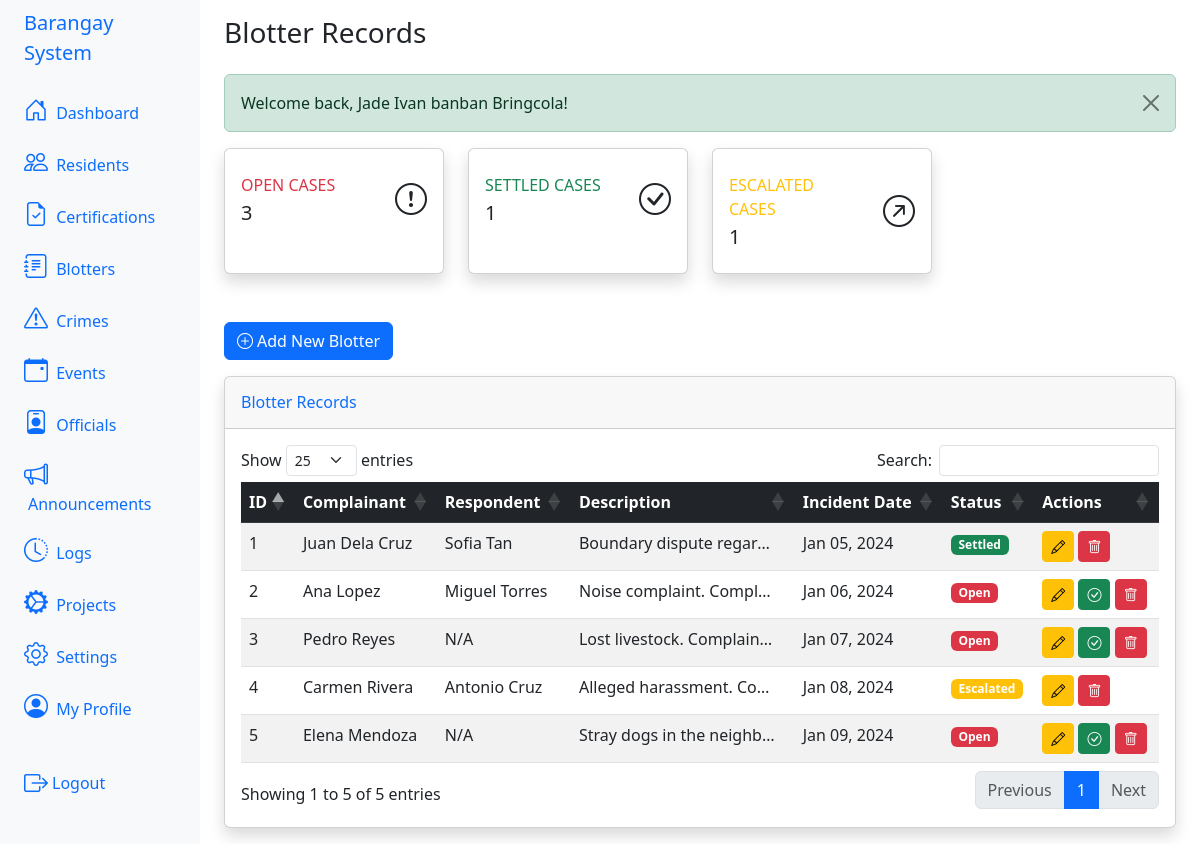
The app's page /index.php?action=blotters (signed in) with its own data.
### tables this page shows
CREATE TABLE IF NOT EXISTS `tbl_blotters` (
  `id` int NOT NULL AUTO_INCREMENT,
  `complainant_id` int NOT NULL,
  `respondent_id` int DEFAULT NULL,
  `description` text NOT NULL,
  `incident_date` date NOT NULL,
  `status` enum('open','settled','escalated') DEFAULT 'open',
  `resolution` text,
  `created_at` timestamp NULL DEFAULT CURRENT_TIMESTAMP,
  PRIMARY KEY (`id`),
  KEY `complainant_id` (`complainant_id`),
  KEY `respondent_id` (`respondent_id`),
  CONSTRAINT `tbl_blotters_ibfk_1` FOREIGN KEY (`complainant_id`) REFERENCES `tbl_residents` (`id`) ON DELETE CASCADE,
  CONSTRAINT `tbl_blotters_ibfk_2` FOREIGN KEY (`respondent_id`) REFERENCES `tbl_residents` (`id`) ON DELETE SET NULL
);

CREATE TABLE IF NOT EXISTS `tbl_residents` (
  `id` int NOT NULL AUTO_INCREMENT,
  `user_id` int DEFAULT NULL,
  `full_name` varchar(255) NOT NULL,
  `address` text NOT NULL,
  `birthdate` date NOT NULL,
  `gender` enum('male','female','other') NOT NULL,
  `contact_number` varchar(50) DEFAULT NULL,
  `occupation` varchar(255) DEFAULT NULL,
  `civil_status` enum('single','married','widowed','divorced') NOT NULL,
  `created_at` timestamp NULL DEFAULT CURRENT_TIMESTAMP,
  `updated_at` timestamp NULL DEFAULT CURRENT_TIMESTAMP ON UPDATE CURRENT_TIMESTAMP,
  PRIMARY KEY (`id`),
  KEY `user_id` (`user_id`),
  CONSTRAINT `tbl_residents_ibfk_1` FOREIGN KEY (`user_id`) REFERENCES `tbl_users` (`id`) ON DELETE SET NULL
);

### app/views/blotters/blotters.php (the view, shortened to what this page needs)
<div class="container-fluid">
    <h1 class="h3 mb-4 text-gray-800"><?php echo $title ?? 'Blotter Records'; ?></h1>
    <?php if (isset($_SESSION['success'])): ?>
        <div class="alert alert-success alert-dismissible fade show" role="alert">
            <?php echo $_SESSION['success']; unset($_SESSION['success']); ?>
            <button type="button" class="btn-close" data-bs-dismiss="alert" aria-label="Close"></button>
        </div>
    <?php endif; ?>
    <div class="row mb-4">
        <div class="col-xl-3 col-md-6 mb-4">
            <div class="card border-left-danger shadow h-100 py-2">
                <div class="card-body">
                    <div class="row no-gutters align-items-center">
                        <div class="col mr-2">
                            <div class="text-xs font-weight-bold text-danger text-uppercase mb-1">
                                Open Cases
                            </div>
                            <div class="h5 mb-0 font-weight-bold text-gray-800">
                                <?php
                                    $open = array_filter($blotters, function($b) {
                                        return $b['status'] === 'open';
                                    });
                                    echo count($open);
                                ?>
                            </div>
                        </div>
                        <div class="col-auto">
                            <i class="bi bi-exclamation-circle fs-2 text-gray-300"></i>
                        </div>
                    </div>
                </div>
            </div>
        </div>
        <div class="col-xl-3 col-md-6 mb-4">
            <div class="card border-left-success shadow h-100 py-2">
                <div class="card-body">
                    <div class="row no-gutters align-items-center">
                        <div class="col mr-2">
                            <div class="text-xs font-weight-bold text-success text-uppercase mb-1">
                                Settled Cases
                            </div>
                            <div class="h5 mb-0 font-weight-bold text-gray-800">
                                <?php
                                    $settled = array_filter($blotters, function($b) {
                                        return $b['status'] === 'settled';
                                    });
                                    echo count($settled);
                                ?>
                            </div>
                        </div>
                        <div class="col-auto">
                            <i class="bi bi-check-circle fs-2 text-gray-300"></i>
                        </div>
                    </div>
                </div>
            </div>
        </div>
        <div class="col-xl-3 col-md-6 mb-4">
            <div class="card border-left-warning shadow h-100 py-2">
                <div class="card-body">
                    <div class="row no-gutters align-items-center">
                        <div class="col mr-2">
                            <div class="text-xs font-weight-bold text-warning text-uppercase mb-1">
                                Escalated Cases
                            </div>
                            <div class="h5 mb-0 font-weight-bold text-gray-800">
                                <?php
                                    $escalated = array_filter($blotters, function($b) {
                                        return $b['status'] === 'escalated';
                                    });
                                    echo count($escalated);
                                ?>
                            </div>
                        </div>
                        <div class="col-auto">
                            <i class="bi bi-arrow-up-right-circle fs-2 text-gray-300"></i>
                        </div>
                    </div>
                </div>
            </div>
        </div>
    </div>
    <div class="mb-3">
        <a href="index.php?action=blotters&sub=add" class="btn btn-primary">
            <i class="bi bi-plus-circle me-1"></i>Add New Blotter
        </a>
    </div>
    <div class="card shadow">
        <div class="card-header py-3">
            <h6 class="m-0 font-weight-bold text-primary">Blotter Records</h6>
        </div>
        <div class="card-body">
            <div class="table-responsive">
                <table class="table table-striped table-hover data-table">
                    <thead class="table-dark">
                        <tr>
                            <th>ID</th>
                            <th>Complainant</th>
                            <th>Respondent</th>
                            <th>Description</th>
                            <th>Incident Date</th>
                            <th>Status</th>
                            <th>Actions</th>
                        </tr>
                    </thead>
                    <tbody>
                        <?php if (!empty($blotters)): ?>
                            <?php foreach ($blotters as $blotter): ?>
                                <tr>
                                    <td><?php echo htmlspecialchars($blotter['id']); ?></td>
                                    <td><?php echo htmlspecialchars($blotter['complainant_name'] ?? 'N/A'); ?></td>
                                    <td><?php echo htmlspecialchars($blotter['respondent_name'] ?? 'N/A'); ?></td>
                                    <td>
                                        <div class="text-truncate" style="max-width: 200px;"
                                             title="<?php echo htmlspecialchars($blotter['description']); ?>">
                                            <?php echo htmlspecialchars($blotter['description']); ?>
                                        </div>
                                    </td>
                                    <td><?php echo date('M d, Y', strtotime($blotter['incident_date'])); ?></td>
                                    <td>
                                        <?php
                                            $statusClass = [
                                                'open' => 'danger',
                                                'settled' => 'success',
                                                'escalated' => 'warning'
                                            ][$blotter['status']] ?? 'secondary';
                                        ?>
                                        <span class="badge bg-<?php echo $statusClass; ?>">
                                            <?php echo ucfirst(htmlspecialchars($blotter['status'])); ?>
                                        </span>
                                    </td>
                                    <td>
                                        <a href="index.php?action=blotters&sub=edit&id=<?php echo $blotter['id']; ?>"
                                           class="btn btn-sm btn-warning" title="Edit">
                                            <i class="bi bi-pencil"></i>
                                        </a>
                                        <?php if ($blotter['status'] === 'open'): ?>
                                            <a href="index.php?action=blotters&sub=settle&id=<?php echo $blotter['id']; ?>"
                                               class="btn btn-sm btn-success" title="Mark as Settled">
                                                <i class="bi bi-check-circle"></i>
                                            </a>
                                        <?php endif; ?>
                                        <a href="index.php?action=blotters&sub=delete&id=<?php echo $blotter['id']; ?>"
                                           class="btn btn-sm btn-danger"
                                           onclick="return confirm('Are you sure you want to delete this blotter record?')"
                                           title="Delete">
                                            <i class="bi bi-trash"></i>
                                        </a>
                                    </td>
                                </tr>
                            <?php endforeach; ?>
                        <?php endif; ?>
                    </tbody>
                </table>
            </div>
        </div>
    </div>
</div>

### records on screen
tbl_blotters: id "5", complainant.full_name "Elena Mendoza", respondent_name "N/A", description "Stray dogs in the neighb…", incident_date "Jan 09, 2024", status "Open"
tbl_blotters: id "4", complainant.full_name "Carmen Rivera", respondent.full_name "Antonio Cruz", description "Alleged harassment. Co…", incident_date "Jan 08, 2024", status "Escalated"
tbl_blotters: id "3", complainant.full_name "Pedro Reyes", respondent_name "N/A", description "Lost livestock. Complain…", incident_date "Jan 07, 2024", status "Open"
tbl_blotters: id "2", complainant.full_name "Ana Lopez", respondent.full_name "Miguel Torres", description "Noise complaint. Compl…", incident_date "Jan 06, 2024", status "Open"
tbl_blotters: id "1", complainant.full_name "Juan Dela Cruz", respondent.full_name "Sofia Tan", description "Boundary dispute regar…", incident_date "Jan 05, 2024", status "Settled"

### other values on screen
$title "Blotter Records"
$_SESSION['success'] "Welcome back, Jade Ivan banban Bringcola!"
count($open) "3"
count($settled) "1"
count($escalated) "1"
